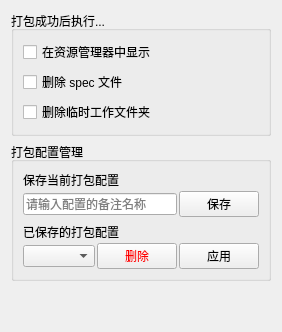
       <widget class="QWidget" name="tab_pyitool_settings">
        <attribute name="title">
         <string>工具设置</string>
        </attribute>
        <layout class="QVBoxLayout" name="verticalLayout_35">
         <item>
          <layout class="QVBoxLayout" name="verticalLayout_34">
           <item>
            <layout class="QVBoxLayout" name="verticalLayout_33">
             <item>
              <widget class="QGroupBox" name="groupBox_3">
               <property name="title">
                <string>打包成功后执行...</string>
               </property>
               <layout class="QVBoxLayout" name="verticalLayout_31">
                <item>
                 <layout class="QVBoxLayout" name="verticalLayout_20">
                  <item>
                   <widget class="QCheckBox" name="cb_explorer_show">
                    <property name="toolTip">
                     <string>打包成功后打开资源管理器并选中打包好的 .exe 文件，如果打包失败则不会打开资源管理器。</string>
                    </property>
                    <property name="text">
                     <string>在资源管理器中显示</string>
                    </property>
                   </widget>
                  </item>
                  <item>
                   <widget class="QCheckBox" name="cb_delete_spec_file">
                    <property name="toolTip">
                     <string>打包成功后删除 Pyinstaller 生成的 .spec 文件，打包失败则不会执行删除操作。</string>
                    </property>
                    <property name="text">
                     <string>删除 spec 文件</string>
                    </property>
                   </widget>
                  </item>
                  <item>
                   <widget class="QCheckBox" name="cb_delete_working_dir">
                    <property name="toolTip">
                     <string>打包成功后删除临时工作文件夹，打包失败则不会执行删除操作。
如果你没有自定义临时工作目录所在目录，则临时工作目录指的就是项目根目录下的 build 目录。</string>
                    </property>
                    <property name="text">
                     <string>删除临时工作文件夹</string>
                    </property>
                   </widget>
                  </item>
                 </layout>
                </item>
               </layout>
              </widget>
             </item>
             <item>
              <widget class="QGroupBox" name="groupBox_4">
               <property name="title">
                <string>打包配置管理</string>
               </property>
               <layout class="QVBoxLayout" name="verticalLayout_32">
                <item>
                 <layout class="QVBoxLayout" name="verticalLayout_30">
                  <item>
                   <layout class="QVBoxLayout" name="verticalLayout_26">
                    <property name="spacing">
                     <number>2</number>
                    </property>
                    <item>
                     <widget class="QLabel" name="label_28">
                      <property name="text">
                       <string>保存当前打包配置</string>
                      </property>
                     </widget>
                    </item>
                    <item>
                     <layout class="QHBoxLayout" name="horizontalLayout_32">
                      <item>
                       <widget class="QLineEdit" name="uiLineEdit_config_remark">
                        <property name="toolTip">
                         <string>当前打包配置是指“程序打包工具”所有复选框、输入框等控件的设置状态。
输入一个你容易记住的备注名称并点击“保存”按钮将这些设置保存下来以便在不同的打包项目之间快速切换。</string>
                        </property>
                        <property name="placeholderText">
                         <string>请输入配置的备注名称</string>
                        </property>
                       </widget>
                      </item>
                      <item>
                       <widget class="QPushButton" name="uiPushButton_save_config">
                        <property name="toolTip">
                         <string>将“程序打包工具”当前复选框、输入框等控件设置状态保存下来，以左侧输入框内容作为这个保存下来的配置的名称。</string>
                        </property>
                        <property name="text">
                         <string>保存</string>
                        </property>
                       </widget>
                      </item>
                     </layout>
                    </item>
                   </layout>
                  </item>
                  <item>
                   <layout class="QVBoxLayout" name="verticalLayout_27">
                    <property name="spacing">
                     <number>2</number>
                    </property>
                    <item>
                     <widget class="QLabel" name="label_29">
                      <property name="text">
                       <string>已保存的打包配置</string>
                      </property>
                     </widget>
                    </item>
                    <item>
                     <layout class="QHBoxLayout" name="horizontalLayout_7" stretch="1,0,0">
                      <item>
                       <widget class="QComboBox" name="uiComboBox_saved_config">
                        <property name="toolTip">
                         <string>所有已保存的配置，这里显示的是你在保存配置时输入的备注名称。</string>
                        </property>
                       </widget>
                      </item>
                      <item>
                       <widget class="QPushButton" name="uiPushButton_delete_config">
                        <property name="palette">
                         <palette>
                          <active>
                           <colorrole role="ButtonText">
                            <brush brushstyle="SolidPattern">
                             <color alpha="255">
                              <red>255</red>
                              <green>0</green>
                              <blue>0</blue>
                             </color>
                            </brush>
                           </colorrole>
                          </active>
                          <inactive>
                           <colorrole role="ButtonText">
                            <brush brushstyle="SolidPattern">
                             <color alpha="255">
                              <red>255</red>
                              <green>0</green>
                              <blue>0</blue>
                             </color>
                            </brush>
                           </colorrole>
                          </inactive>
                          <disabled>
                           <colorrole role="ButtonText">
                            <brush brushstyle="SolidPattern">
                             <color alpha="255">
                              <red>120</red>
                              <green>120</green>
                              <blue>120</blue>
                             </color>
                            </brush>
                           </colorrole>
                          </disabled>
                         </palette>
                        </property>
                        <property name="toolTip">
                         <string>将左侧下拉选择框选中的配置删除。</string>
                        </property>
                        <property name="text">
                         <string>删除</string>
                        </property>
                       </widget>
                      </item>
                      <item>
                       <widget class="QPushButton" name="uiPushButton_apply_config">
                        <property name="toolTip">
                         <string>将左侧下拉选择框选中的配置内容应用到“程序打包”工具。</string>
                        </property>
                        <property name="text">
                         <string>应用</string>
                        </property>
                       </widget>
                      </item>
                     </layout>
                    </item>
                   </layout>
                  </item>
                 </layout>
                </item>
               </layout>
              </widget>
             </item>
            </layout>
           </item>
           <item>
            <spacer name="verticalSpacer_3">
             <property name="orientation">
              <enum>Qt::Vertical</enum>
             </property>
             <property name="sizeHint" stdset="0">
              <size>
               <width>20</width>
               <height>40</height>
              </size>
             </property>
            </spacer>
           </item>
          </layout>
         </item>
        </layout>
       </widget>
